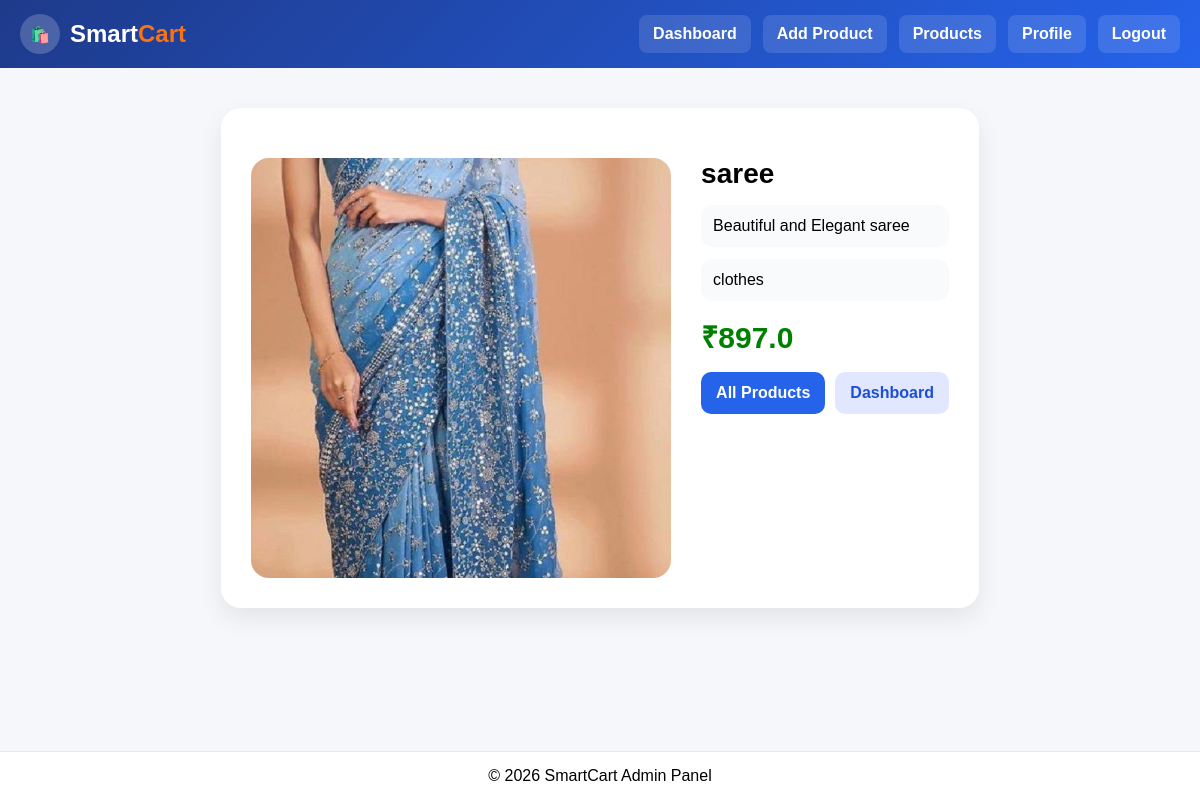
/admin/view-item/1 (signed in), run on the app's committed database.
### tables this page shows
CREATE TABLE products (
    product_id INTEGER PRIMARY KEY AUTOINCREMENT,
    name TEXT,
    description TEXT,
    category TEXT,
    price REAL,
    original_price REAL,
    image TEXT,
    admin_id INTEGER
);

### app.py (the view)
@app.route('/admin/view-item/<int:item_id>')
def view_item(item_id):
    if 'admin_id' not in session:
        flash("Please login first!", "danger")
        return redirect('/admin-login')
    admin_id = session['admin_id']
    conn = get_db_connection()
    cursor = conn.cursor()
    cursor.execute("""
        SELECT * FROM products
        WHERE product_id = ? AND admin_id = ?
    """, (item_id, admin_id))
    product = cursor.fetchone()
    cursor.close()
    conn.close()
    if not product:
        flash("Product not found!", "danger")
        return redirect('/admin/item-list')
    return render_template("admin/view_item.html", product=product)

### app.py (called while the page is built)
def get_db_connection():
    conn = sqlite3.connect(config.DB_NAME)
    conn.row_factory = sqlite3.Row
    return conn

### templates/admin/view_item.html (shortened to what this page needs)
<!DOCTYPE html>
<html lang="en">
<head>
</head>
<body>
<div class="navbar">
    <div class="logo">
        <div class="logo-icon">🛍️</div>
        <h1>Smart<span>Cart</span></h1>
    </div>
    <div class="nav-links" id="menu">
        <a href="/admin-dashboard">Dashboard</a>
        <a href="/admin/add-item">Add Product</a>
        <a href="/admin/item-list">Products</a>
        <a href="/admin/profile">Profile</a>
        <a href="/admin-logout">Logout</a>
    </div>
</div>
<div class="container">
    <div class="card">
        <div class="product-box">
            <img src="/static/uploads/product_images/{{ product.image }}" class="product-image">
            <div class="details">
                <h3>{{ product.name }}</h3>
                <div class="info">{{ product.description }}</div>
                <div class="info">{{ product.category }}</div>
                <div class="price">₹{{ product.price }}</div>
                <div class="actions">
                    <a class="btn1" href="/admin/item-list">All Products</a>
                    <a class="btn2" href="/admin-dashboard">Dashboard</a>
                </div>
            </div>
        </div>
    </div>
</div>
<div class="footer">
    © 2026 SmartCart Admin Panel
</div>
</body>
</html>

### templates/admin/view_item.html (style rules this page uses)
* { margin:0; padding:0; box-sizing:border-box; font-family:Arial, sans-serif; }
body { min-height:100vh; background:#f5f7fb; display:flex; flex-direction:column; }
.navbar { width:100%; background:linear-gradient(135deg,#1e3a8a,#2563eb); padding:14px 20px; display:flex; justify-content:space-between; align-items:center; position:relative; }
.logo { display:flex; align-items:center; gap:10px; color:#fff; }
.logo-icon { width:40px; height:40px; border-radius:50%; background:rgba(255,255,255,0.2); display:flex; align-items:center; justify-content:center; }
.logo h1 { font-size:24px; font-weight:800; }
.logo h1 span { color:#f97316; }
.nav-links { display:flex; gap:12px; }
.nav-links a { text-decoration:none; color:#fff; padding:10px 14px; border-radius:8px; background:rgba(255,255,255,0.12); font-weight:700; transition:0.3s; }
.container { max-width:1100px; margin:40px auto; padding:0 20px; flex:1; }
.card { background:#fff; padding:30px; border-radius:20px; box-shadow:0 10px 25px rgba(0,0,0,0.08); }
.product-box { display:grid; grid-template-columns:420px 1fr; gap:30px; margin-top:20px; }
.product-image { width:100%; height:420px; object-fit:cover; border-radius:18px; }
.details h3 { font-size:28px; margin-bottom:15px; }
.info { background:#f9fafb; padding:12px; margin-bottom:12px; border-radius:12px; }
.price { font-size:30px; color:green; font-weight:800; margin:15px 0; }
.actions { display:flex; gap:10px; flex-wrap:wrap; }
.actions a { text-decoration:none; padding:12px 15px; border-radius:10px; font-weight:700; }
.btn1 { background:#2563eb;color:#fff; }
.btn2 { background:#e0e7ff;color:#1d4ed8; }
.footer { text-align:center; padding:15px; background:#fff; border-top:1px solid #e5e7eb; }

### data on the page
products: image (picture), name "saree", description "Beautiful and Elegant saree", category "clothes", price "897.0"
